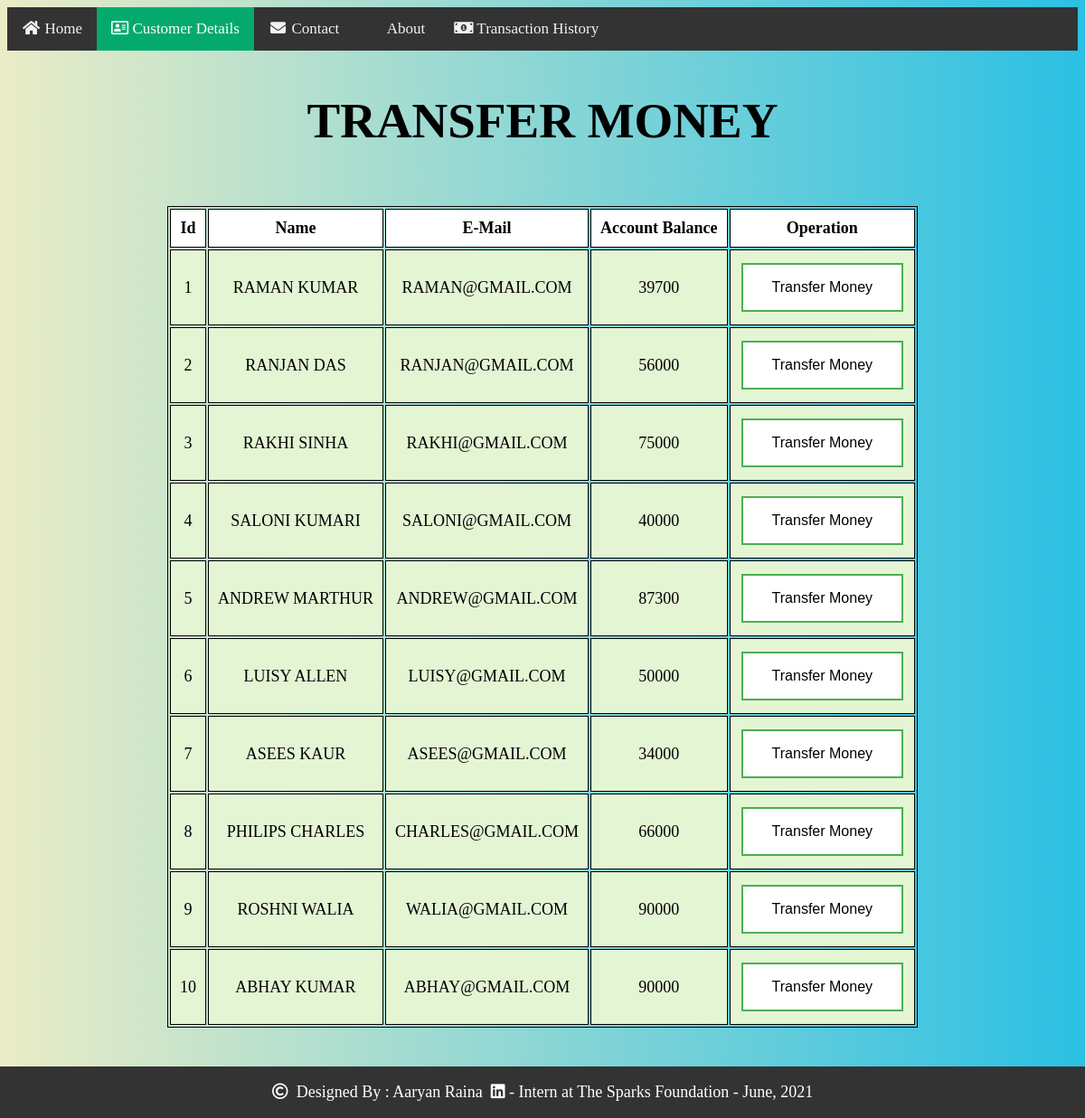
The page /customers.php on the database its author committed.
### tables this page shows
CREATE TABLE `details` (
  `id` int(3) NOT NULL,
  `name` varchar(50) NOT NULL,
  `age` int(3) NOT NULL,
  `gender` varchar(7) NOT NULL,
  `email` varchar(45) NOT NULL,
  `phone` int(10) NOT NULL,
  `address` varchar(400) NOT NULL,
  `account number` int(6) NOT NULL,
  `balance` int(8) NOT NULL,
  `date and time` datetime NOT NULL,
  `select and view` varchar(20) NOT NULL
);

### customers.php (the view, shortened to what this page needs)
<!DOCTYPE html>
<html lang="en">
<head>
    <link rel="stylesheet" href="style.css?v=<?php echo time(); ?>" >
  <link rel="stylesheet" href="https://cdnjs.cloudflare.com/ajax/libs/font-awesome/4.7.0/css/font-awesome.min.css">
  <link rel="stylesheet" href="https://pro.fontawesome.com/releases/v5.10.0/css/all.css"/>
</head>
<body class="rest">
  <div class="topnav" id="myTopnav">
    <a href="index.php " ><i class="fa fa-fw fa-home"></i>  Home</a>
    <a class="active" href="customers.php"><i class="far fa-address-card"></i>	 Customer Details</a>
    <a href="contact.php"><i class="fa fa-fw fa-envelope"></i>  Contact</a>
    <a href="about.php"><i class="far fa-info-circle"></i>  About</a>
    <a href="transactionhis.php"><i class="fas fa-money-bill-alt" ></i>  Transaction History</a>
  </div>
<?php
    include 'config.php';
    $sql = "SELECT * FROM `details`    ";
    $result = mysqli_query($link,$sql);
?>
<div class="container">
      <h2 style="text-align:center;font-size:55px">TRANSFER MONEY</h2>
        <br>
            <div class="row">
                <div class="col">
                    <div class="table-responsive-sm">
                    <table>
                            <tr>
                            <th scope="col" class="text-center py-2">Id</th>
                            <th scope="col" class="text-center py-2">Name</th>
                            <th scope="col" class="text-center py-2">E-Mail</th>
                            <th scope="col" class="text-center py-2"> Account Balance</th>
                            <th scope="col" class="text-center py-2">Operation</th>
                            </tr>
                <?php
                    while($rows=mysqli_fetch_assoc($result)){
                ?>
                    <tr style="color : black;">
                        <td class="py-2"><?php echo $rows['id'] ?></td>
                        <td class="py-2"><?php echo $rows['name']?></td>
                        <td class="py-2"><?php echo $rows['email']?></td>
                        <td class="py-2"><?php echo $rows['balance']?></td>
                        <td class="transact"><a href="viewdetails.php?id= <?php echo $rows['id'] ;?>"> <button type="button" class="btn button1">Transfer Money</button></a></td>
                    </tr>
                <?php
                    }
                ?>
                    </table>
                    </div>
                </div>
            </div>
         </div>
</body>
<div class="footer">
  <p><i class="far fa-copyright"></i>&nbsp; Designed By : Aaryan Raina &nbsp;<a href="https://www.linkedin.com/in/aaryan-raina-5186061b3/?lipi=urn%3Ali%3Apage%3Ad_flagship3_profile_view_base%3BEZkwFGBoTw6zuEsNjl5%2FZg%3D%3D" style="color:white !important;" ><i class="fab fa-linkedin"></i></a>&nbsp;-&nbsp;Intern at The Sparks Foundation&nbsp;-&nbsp;June, 2021</p>
</div>
</html>

### style.css (style rules this page uses)
.topnav { overflow: hidden; background-color: #333; }
.topnav a { float: left; display: block; color: #f2f2f2; text-align: center; padding: 14px 16px; text-decoration: none; font-size: 17px; }
.topnav a.active { background-color: #04AA6D; color: white; }
.rest { background: #2BC0E4; background: -webkit-linear-gradient(to right, #EAECC6, #2BC0E4); background: linear-gradient(to right, #EAECC6, #2BC0E4); }
table { margin: 0 auto; font-size: large; border: 1px solid black; }
td { background-color: #E4F5D4; border: 1px solid black; }
th, td { font-weight: bold; border: 1px solid black; padding: 10px; text-align: center; }
th { background-color: white; }
td { font-weight: lighter; }
.btn { background-color: #4CAF50; border: none; color: white; padding: 16px 32px; text-align: center; text-decoration: none; display: inline-block; font-size: 16px; margin: 4px 2px; transition-duration: 0.4s; cursor: pointer; }
.button1 { background-color: white; color: black; border: 2px solid #4CAF50; }
.footer { position: fixed; left: 0; bottom: 0; width: 100%; background-color:#333; color: white; font-size: 18px; text-align: center; }
body { margin-bottom: 100px; }

### rows shown on the page
details: id "1", name "RAMAN KUMAR", email "RAMAN@GMAIL.COM", balance "39700"
details: id "2", name "RANJAN DAS", email "RANJAN@GMAIL.COM", balance "56000"
details: id "3", name "RAKHI SINHA", email "RAKHI@GMAIL.COM", balance "75000"
details: id "4", name "SALONI KUMARI", email "SALONI@GMAIL.COM", balance "40000"
details: id "5", name "ANDREW MARTHUR", email "ANDREW@GMAIL.COM", balance "87300"
details: id "6", name "LUISY ALLEN", email "LUISY@GMAIL.COM", balance "50000"
details: id "7", name "ASEES KAUR", email "ASEES@GMAIL.COM", balance "34000"
details: id "8", name "PHILIPS CHARLES", email "CHARLES@GMAIL.COM", balance "66000"
details: id "9", name "ROSHNI WALIA", email "WALIA@GMAIL.COM", balance "90000"
details: id "10", name "ABHAY KUMAR", email "ABHAY@GMAIL.COM", balance "90000"
